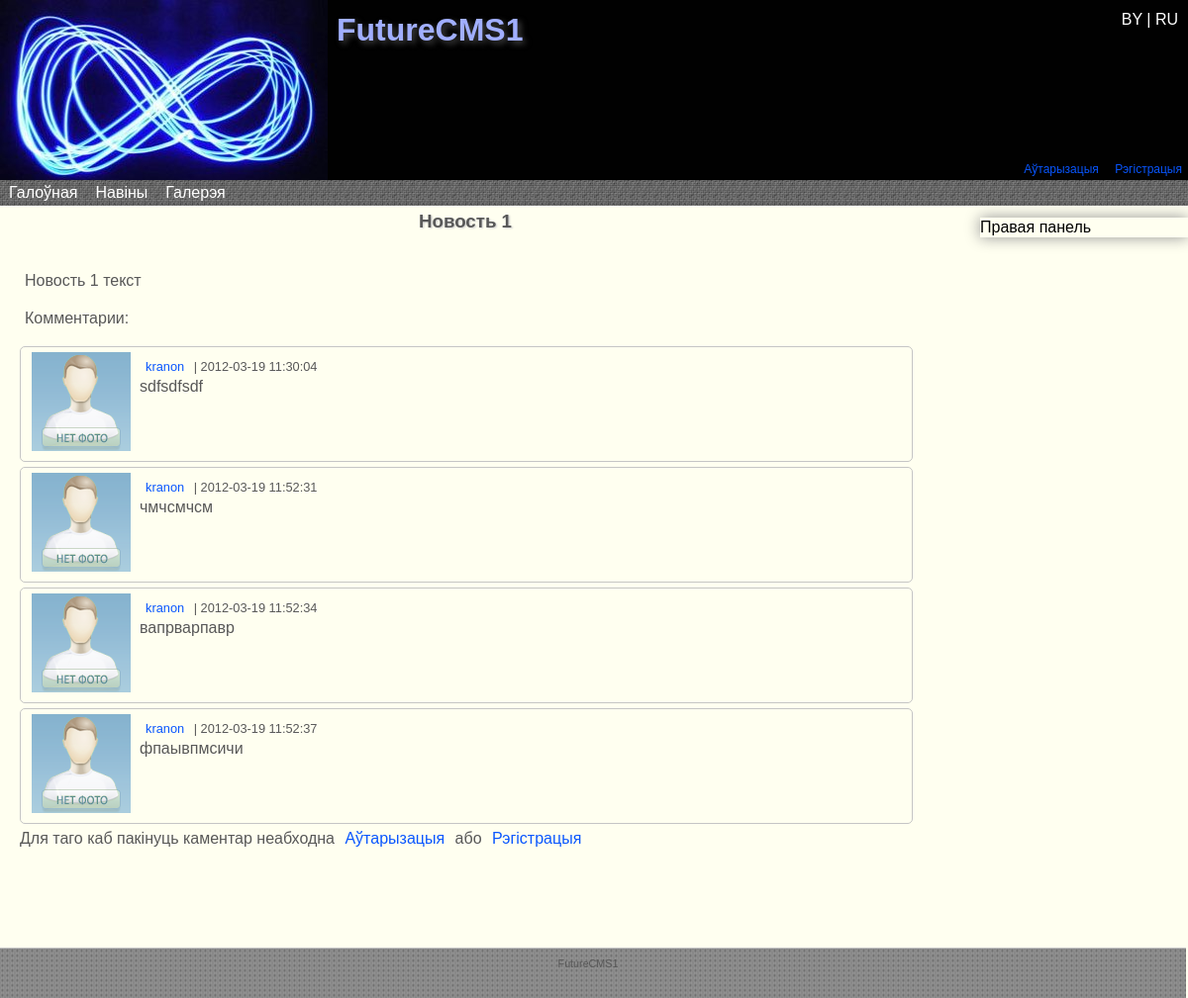
Page /read_news.php?id=1 on the earlier database version.
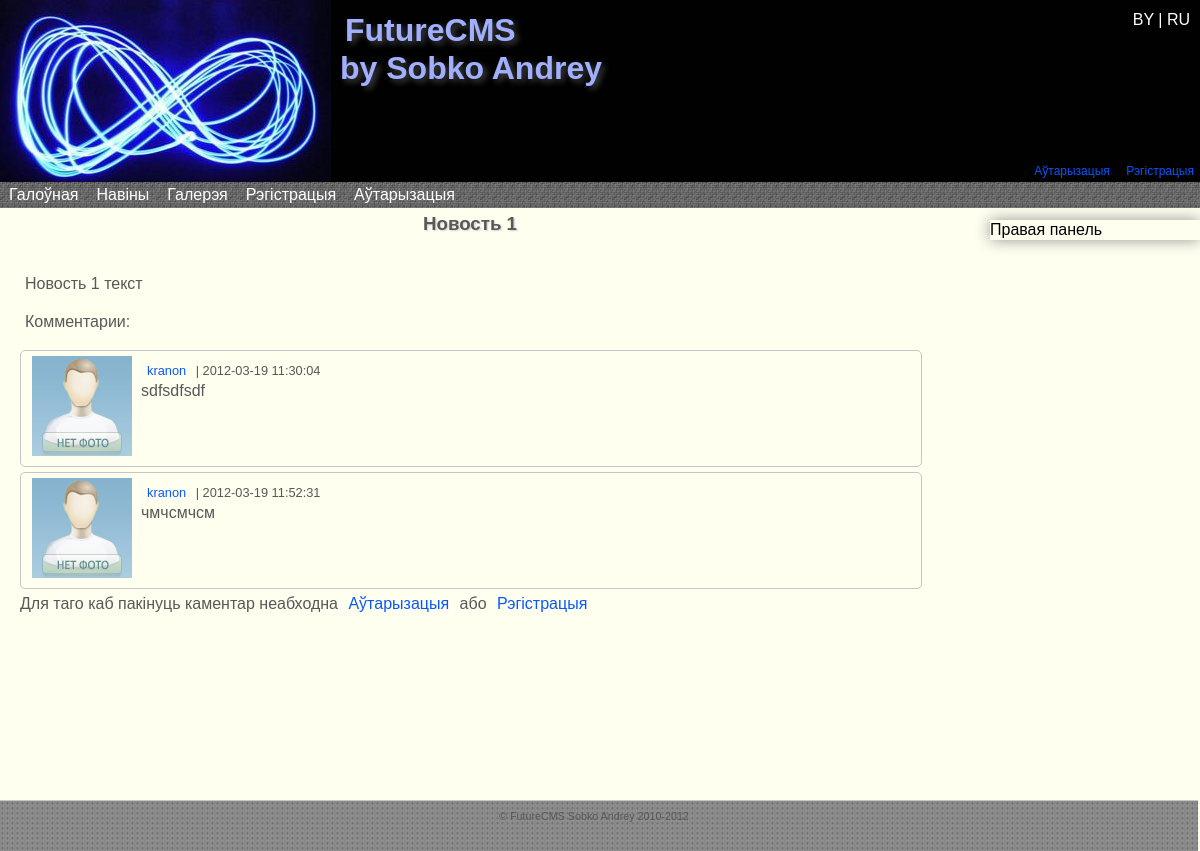
Same page on the later database version.
### tables this page shows
CREATE TABLE IF NOT EXISTS `menu` (
  `id` int(11) NOT NULL AUTO_INCREMENT,
  `num` int(11) NOT NULL,
  `lang1` varchar(50) NOT NULL,
  `lang2` varchar(50) NOT NULL,
  `link` text NOT NULL,
  `published` int(11) NOT NULL DEFAULT '0',
  `in` int(2) NOT NULL DEFAULT '0',
  PRIMARY KEY (`id`)
);

CREATE TABLE IF NOT EXISTS `news` (
  `id` int(11) NOT NULL AUTO_INCREMENT,
  `caption_lang1` varchar(200) NOT NULL,
  `caption_lang2` varchar(200) NOT NULL,
  `text_lang1` text NOT NULL,
  `text_lang2` text NOT NULL,
  `date` datetime NOT NULL,
  PRIMARY KEY (`id`)
);

CREATE TABLE IF NOT EXISTS `news_comments` (
  `id` int(11) NOT NULL AUTO_INCREMENT,
  `text` varchar(45) NOT NULL,
  `news_id` int(11) NOT NULL,
  `users_id` int(11) NOT NULL,
  `datetime` datetime NOT NULL,
  PRIMARY KEY (`id`),
  UNIQUE KEY `id_UNIQUE` (`id`),
  KEY `fk_news_comments_news1` (`news_id`),
  KEY `fk_news_comments_users1` (`users_id`)
);

CREATE TABLE IF NOT EXISTS `users` (
  `id` int(11) NOT NULL AUTO_INCREMENT,
  `login` varchar(20) NOT NULL,
  `pass` text NOT NULL,
  `email` varchar(50) NOT NULL,
  `ava` text NOT NULL,
  `sex` varchar(5) NOT NULL,
  `datreg` datetime NOT NULL,
  `group` int(11) NOT NULL,
  PRIMARY KEY (`id`),
  KEY `fk_users_role1` (`group`)
);

CREATE TABLE IF NOT EXISTS `page` (
  `id` int(11) NOT NULL AUTO_INCREMENT,
  `lang1` varchar(150) NOT NULL,
  `lang2` varchar(150) NOT NULL,
  `link` varchar(200) NOT NULL,
  `text_lang1` longtext NOT NULL,
  `text_lang2` longtext NOT NULL,
  `in_menu` int(11) NOT NULL DEFAULT '0',
  PRIMARY KEY (`id`)
);

CREATE TABLE IF NOT EXISTS `settings` (
  `id` int(11) NOT NULL AUTO_INCREMENT,
  `siteName` varchar(300) NOT NULL,
  `siteHeader` varchar(300) NOT NULL,
  `siteFooter` varchar(300) NOT NULL,
  `metaTitle` varchar(300) NOT NULL,
  `metaKeywords` varchar(300) NOT NULL,
  `metaDescription` varchar(300) NOT NULL,
  `metaCharset` varchar(300) NOT NULL,
  PRIMARY KEY (`id`)
);

### core/config.php (called while the page is built, shortened)
<?php
include 'classes/base.class.php';
$db = new DataBase('localhost','root','root');
$db->SelectDataBase('future_cms');
$sql="SELECT `id`,`siteName`,`siteHeader`,`siteFooter`,`metaTitle`,`metaKeywords`,`metaDescription`,`metaCharset` FROM `settings`";
$res=$db->query($sql);
while ($row = mysql_fetch_array($res)){
	$site['lang'.$row['id']]=array(
			'name'=>$row['siteName'],
			'header'=>$row['siteHeader'],
			'footer'=>$row['siteFooter']
		);
}
$site['version']='12.13.5';
?>

### read_news.php (the view, shortened to what the changed rows need)
<?php session_start();
include 'core/config.php';
if ($_SESSION['lang']=='lang2'){ $lang='lang2'; }
else { $lang='lang1'; }
$header=$site[$lang]['header'];
if ($lang=='lang1') $name='Навiны';
else $name='Новости';
$footer=$site[$lang]['footer'];
$word=$db->WordsTranslate($lang);
$news_id=$_GET['id'];
if ((settype($news_id,int))|($news_id>=0)){
	if ($news_id==0){
	}
	else{
		$result = $db->query("SELECT `id` FROM `news` WHERE `id`='".$news_id."';");
		if (mysql_num_rows($result)==0){
			$error = 'Новости с таким ID не существует!';
		}
		else{
			$sql="SELECT `caption_".$lang."`, `text_".$lang."` FROM `news` WHERE `id`=".$news_id;
			$result = $db->query($sql);
			while ($row = mysql_fetch_array($result, MYSQL_BOTH)){
				$name=$row['caption_'.$lang];
			}
		}
	}
}
else{
	header('Location: index.php');
	exit;
}?>
<!DOCTYPE html PUBLIC "-//W3C//DTD XHTML 1.0 Strict//EN" "http://www.w3.org/TR/xhtml1/DTD/xhtml1-strict.dtd">
<html xmlns="http://www.w3.org/1999/xhtml">
<head>
    <link rel="stylesheet" href="design/style_main.css" type="text/css" media="screen, projection" />
	<link rel="stylesheet" href="design/droppy.css" type="text/css" media="screen, projection" />
</head>
<body>
    <div id="wrapper">
        <div id="header" align="left" class="head_grad">
            <div id="symbol">
                <a href="index.php"><img src="design/symbol.png" class="iePNG"/></a>
            </div>
			<div id="lang">
				<a href="core/lang1.php"> BY </a>|<a href="core/lang2.php"> RU </a>
			</div>
            <br /><h1><?php echo $header;?></h1><br />
            <div id="user">
               <?php
                    if ($_SESSION['login']==NULL){
                        echo '<a href="/Avtorizatsiya.php" id="ln">'.$word[1].'</a>
                        <a href="/Registratsiya.php">'.$word[2].'</a>';
                    }
                    else{
                        echo '<a href="core/logout.php"> '.$word[4].' ['.$_SESSION['login'].']</a>';
                    }
                ?>
            </div>
        </div>
        <div id="middle">
            <div id="menu" class="menu_grad">
                <ul id="nav">
                    <?php $db->MenuRead($lang);?>
                </ul>
            </div>
            <div id="container">
                <div id="content">
                    <?php echo '<h3>'.$name.'</h3>';
                    if ($news_id==0){
						$db->ReadNews('all',$lang);
					}
					else{
						$db->ReadNewsText($news_id,$lang);
						$mas=$db->commentRead($news_id);
						if (isset($mas)){
							echo '<p id="comm_title">Комментарии:</p>';
							foreach ($mas as $val){
								echo '<div class="comment">
								<div class="com_ava"><a href="O_polzovatele.php?login='.$val['users_login'].'"><img src="'.$val['users_ava'].'" /></a></div>
								<div class="com_name_date">
										<a href="O_polzovatele.php?login='.$val['users_login'].'">
											<span class="com_username">'.$val['users_login'].'</span>
										</a> |
										<span class="com_date">'.$val['datetime'].'</span>
								</div>
								<span class="com_text">'.$val['text'].'</span>
								</div>';
							}
						}
						if ($_SESSION['login']==NULL){
							echo $word[20].' <a href="Avtorizatsiya.php">'.$word[1].'</a> '.$word[21].' <a href="Registratsiya.php">'.$word[2].'</a>';
						}
					}
                    ?>
                </div>
            </div>
            <?php include 'core/sideRight.php';?>
            </div>
            </div>
            <div id="footer" align="center">
            <?php
                echo $footer;
            ?>
        </div>
</body>
</html>

### core/classes/base.class.php (shortened to what the changed rows need)
<?php
class DataBase{
    private $host= '';
    private $user= '';
    private $pass= '';
    private $connection;
    public function __construct($host="",$user="",$pass=""){
        $this->host = $host;
        $this->user = $user;
        $this->pass = $pass;
    }
    public function connect(){
		$this->connection = mysql_connect($this->host,$this->user,$this->pass) or die("could not connect to DB");
        return $this->connection;
    }
	public static function query($sql){
		$res=mysql_query($sql) or die(mysql_error());
		return $res;
    }
    public function ReadNewsText($id, $lang){
    	if($this->connection){
			$sql="SELECT `text_".$lang."` FROM `news` WHERE `id`=".$id;
    		$result = self::query($sql);
            while ($row = mysql_fetch_array($result, MYSQL_BOTH)){
           		echo $row[0];
            }
    	}
    }
    public function commentRead($newsId){
        if($this->connection){
			$sql="SELECT
						`news_comments`.`id`,
						`news_comments`.`text`,
						`news_comments`.`news_id`,
						`news_comments`.`users_id`,
						`news_comments`.`datetime`,
						`users`.`login`,
						`users`.`ava`
				FROM `news_comments`,`users`
					WHERE
						`news_comments`.`news_id`=".$newsId."
							AND `users`.`id`=`news_comments`.`users_id`;";
			$res=self::query($sql);
			while ($row = mysql_fetch_array($res, MYSQL_BOTH)){
           		$comment[] = array(
					"id"			=> $row['id'],
					"text"			=> $row['text'],
					"news_id"		=> $row['news_id'],
					"users_login"	=> $row['login'],
					"users_ava"		=> $row['ava'],
					"datetime"		=> $row['datetime']
					);
            }
			return $comment;
        }
    }
    public function MenuRead($lang,$dir=''){
		if($this->connection){
			$sql="SELECT `id`,`num`,`link`,`".$lang."`,`in` FROM `menu` WHERE `published`='1' ORDER BY `num`;";
            $result = self::query($sql);
			while ($row = mysql_fetch_array($result, MYSQL_BOTH)){
				$menu[$row['num']]=array(
						'id'=>$row['id'],
						'in'=>$row['in'],
						'name'=>$row[$lang],
						'link'=>$row['link']
						);
			}
			foreach($menu as $val){
					if ($val['in']==0){
						echo '<li><a href="'.$val['link'].'">'.$val['name'].'</a>';
						echo '<ul>';
						echo '</ul></li>';
					}
				}
        }
    }
    public function WordsTranslate($lang){
		if($this->connection){
			$num=1;
			$sql="SELECT `".$lang."` FROM `language`";
			$result = self::query($sql);
			while ($row = mysql_fetch_array($result, MYSQL_BOTH)){
				$word[$num]=$row[$lang];
				$num++;
			}
			return $word;
        }
    }
}
?>

### core/sideRight.php
<?php
$sql="SELECT `text_".$lang."` FROM `page` WHERE `link`='RightSideBar'";
$result = $db->query($sql);
while ($row = mysql_fetch_array($result)){
	echo $row[0];
}
?>

Differences in the rows shown:
removed news_comments: users.ava (placeholder picture), users.login "kranon", datetime "2012-03-19 11:52:34", text "вапрварпавр"
removed news_comments: users.ava (placeholder picture), users.login "kranon", datetime "2012-03-19 11:52:37", text "фпаывпмсичи"
now on this page (row edited): settings: siteHeader "FutureCMS by Sobko Andrey", siteFooter "© FutureCMS Sobko Andrey 2010-2012"
now on this page (row edited): menu: lang1 "Рэгістрацыя"
now on this page (row edited): menu: lang1 "Аўтарызацыя"
Other differences:
$header: "FutureCMS1" → (not shown)
$footer: "FutureCMS1" → (not shown)
